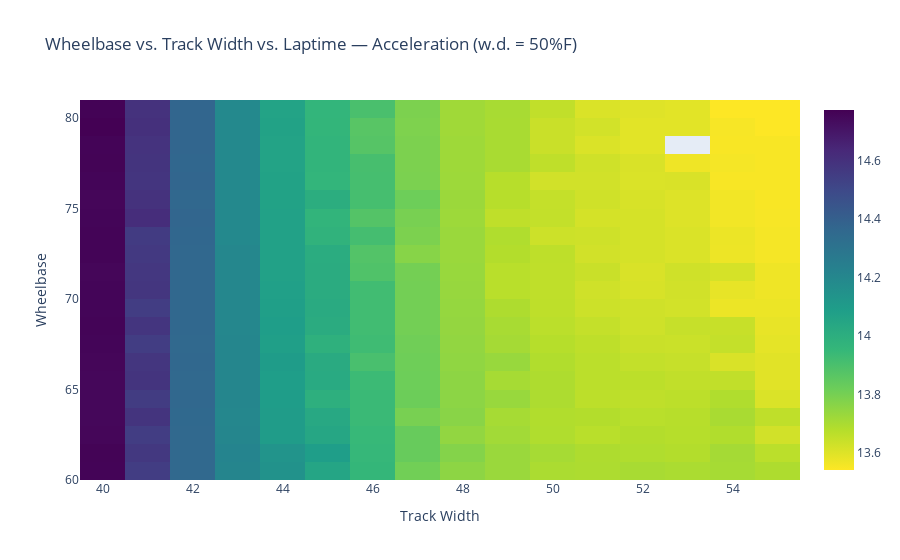

Notebook code for this chart:
### Markdown cell above
# Acceleration

### Code cell
# create subplots objects

laptimes = create_tw_wb_results_grid(7, 0.50, "!laptime")
        
fig = go.Figure(data=go.Heatmap(
                   z=laptimes,
                   x=tws,
                   y=wbs,
                   hoverongaps = False,
                   colorscale = 'Viridis_r'))

fig.update_layout(
    title="Wheelbase vs. Track Width vs. Laptime — Acceleration (w.d. = 50%F)",
    xaxis_title="Track Width",
    yaxis_title="Wheelbase",
)
fig.show()

### Figure 1 — Plotly figure (JSON) as saved in the notebook; plotly's stock layout.template omitted (floating-point values rounded to 4 significant figures; data arrays with more than 128 entries replaced by an {"elided": "..."} marker saying what was removed)
{"data": [{"colorscale": [[0, "#fde725"], [0.1111, "#b5de2b"], [0.2222, "#6ece58"], [0.3333, "#35b779"], [0.4444, "#1f9e89"], [0.5556, "#26828e"], [0.6667, "#31688e"], [0.7778, "#3e4989"], [0.8889, "#482878"], [1, "#440154"]], "hoverongaps": false, "type": "heatmap", "x": [40, 41, 42, 43, 44, 45, 46, 47, 48, 49, 50, 51, 52, 53, 54, 55], "y": [60.5, 61.5, 62.5, 63.5, 64.5, 65.5, 66.5, 67.5, 68.5, 69.5, 70.5, 71.5, 72.5, 73.5, 74.5, 75.5, 76.5, 77.5, 78.5, 79.5, 80.5], "z": {"elided": "21x16 float values"}}], "layout": {"title": {"text": "Wheelbase vs. Track Width vs. Laptime — Acceleration (w.d. = 50%F)"}, "xaxis": {"title": {"text": "Track Width"}}, "yaxis": {"title": {"text": "Wheelbase"}}}}
